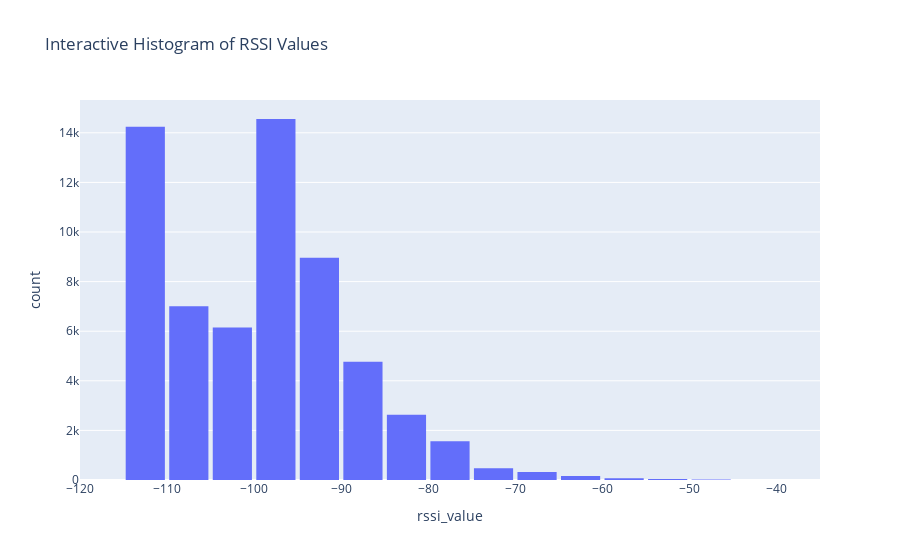

Write notebook code for a chart like this one.
### Code cell
import plotly.express as px

# Assuming 'merged_df' is your DataFrame
fig = px.histogram(merged_df, x='rssi_value', nbins=30, title='Interactive Histogram of RSSI Values')
fig.update_layout(bargap=0.1)  # Adjust the gap between bars
fig.show()

### Figure 1 — Plotly figure (JSON) as saved in the notebook; plotly's stock layout.template omitted (floating-point values rounded to 4 significant figures; data arrays with more than 128 entries replaced by an {"elided": "..."} marker saying what was removed)
{"data": [{"alignmentgroup": "True", "bingroup": "x", "hovertemplate": "rssi_value=%{x}<br>count=%{y}<extra></extra>", "legendgroup": "", "marker": {"color": "#636efa", "pattern": {"shape": ""}}, "name": "", "nbinsx": 30, "offsetgroup": "", "orientation": "v", "showlegend": false, "type": "histogram", "x": {"elided": "60975 float values"}, "xaxis": "x", "yaxis": "y"}], "layout": {"bargap": 0.1, "barmode": "relative", "legend": {"tracegroupgap": 0}, "title": {"text": "Interactive Histogram of RSSI Values"}, "xaxis": {"anchor": "y", "domain": [0, 1], "title": {"text": "rssi_value"}}, "yaxis": {"anchor": "x", "domain": [0, 1], "title": {"text": "count"}}}}
